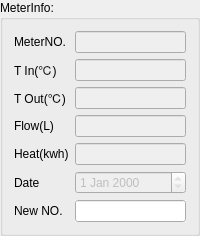
       <widget class="QGroupBox" name="groupBox_9">
        <property name="title">
         <string>MeterInfo:</string>
        </property>
        <layout class="QGridLayout" name="gridLayout_7">
         <item row="0" column="0">
          <widget class="QLabel" name="label_25">
           <property name="sizePolicy">
            <sizepolicy hsizetype="Fixed" vsizetype="Preferred">
             <horstretch>0</horstretch>
             <verstretch>0</verstretch>
            </sizepolicy>
           </property>
           <property name="text">
            <string>MeterNO.</string>
           </property>
          </widget>
         </item>
         <item row="0" column="1">
          <widget class="QLineEdit" name="lnEditMeterNo">
           <property name="enabled">
            <bool>false</bool>
           </property>
           <property name="sizePolicy">
            <sizepolicy hsizetype="Preferred" vsizetype="Fixed">
             <horstretch>0</horstretch>
             <verstretch>0</verstretch>
            </sizepolicy>
           </property>
           <property name="readOnly">
            <bool>true</bool>
           </property>
          </widget>
         </item>
         <item row="1" column="0">
          <widget class="QLabel" name="label_26">
           <property name="text">
            <string>T In(℃)</string>
           </property>
          </widget>
         </item>
         <item row="1" column="1">
          <widget class="QLineEdit" name="lnEditMeterTempIn">
           <property name="enabled">
            <bool>false</bool>
           </property>
           <property name="sizePolicy">
            <sizepolicy hsizetype="Preferred" vsizetype="Fixed">
             <horstretch>0</horstretch>
             <verstretch>0</verstretch>
            </sizepolicy>
           </property>
           <property name="readOnly">
            <bool>true</bool>
           </property>
          </widget>
         </item>
         <item row="2" column="0">
          <widget class="QLabel" name="label_27">
           <property name="text">
            <string>T Out(℃)</string>
           </property>
          </widget>
         </item>
         <item row="2" column="1">
          <widget class="QLineEdit" name="lnEditMeterTempOut">
           <property name="enabled">
            <bool>false</bool>
           </property>
           <property name="sizePolicy">
            <sizepolicy hsizetype="Preferred" vsizetype="Fixed">
             <horstretch>0</horstretch>
             <verstretch>0</verstretch>
            </sizepolicy>
           </property>
           <property name="readOnly">
            <bool>true</bool>
           </property>
          </widget>
         </item>
         <item row="3" column="0">
          <widget class="QLabel" name="label_28">
           <property name="text">
            <string>Flow(L)</string>
           </property>
          </widget>
         </item>
         <item row="3" column="1">
          <widget class="QLineEdit" name="lnEditMeterTotalFlow">
           <property name="enabled">
            <bool>false</bool>
           </property>
           <property name="sizePolicy">
            <sizepolicy hsizetype="Preferred" vsizetype="Fixed">
             <horstretch>0</horstretch>
             <verstretch>0</verstretch>
            </sizepolicy>
           </property>
           <property name="readOnly">
            <bool>true</bool>
           </property>
          </widget>
         </item>
         <item row="4" column="0">
          <widget class="QLabel" name="label_29">
           <property name="text">
            <string>Heat(kwh)</string>
           </property>
          </widget>
         </item>
         <item row="4" column="1">
          <widget class="QLineEdit" name="lnEditMeterHeat">
           <property name="enabled">
            <bool>false</bool>
           </property>
           <property name="sizePolicy">
            <sizepolicy hsizetype="Preferred" vsizetype="Fixed">
             <horstretch>0</horstretch>
             <verstretch>0</verstretch>
            </sizepolicy>
           </property>
           <property name="readOnly">
            <bool>true</bool>
           </property>
          </widget>
         </item>
         <item row="5" column="0">
          <widget class="QLabel" name="label_31">
           <property name="text">
            <string>Date</string>
           </property>
          </widget>
         </item>
         <item row="5" column="1">
          <widget class="QDateEdit" name="dateEditMeter">
           <property name="enabled">
            <bool>false</bool>
           </property>
           <property name="readOnly">
            <bool>true</bool>
           </property>
          </widget>
         </item>
         <item row="6" column="0">
          <widget class="QLabel" name="label_32">
           <property name="text">
            <string>New NO.</string>
           </property>
          </widget>
         </item>
         <item row="6" column="1">
          <widget class="QLineEdit" name="lnEditNewMeterNo">
           <property name="sizePolicy">
            <sizepolicy hsizetype="Preferred" vsizetype="Fixed">
             <horstretch>0</horstretch>
             <verstretch>0</verstretch>
            </sizepolicy>
           </property>
           <property name="autoFillBackground">
            <bool>true</bool>
           </property>
          </widget>
         </item>
        </layout>
       </widget>
